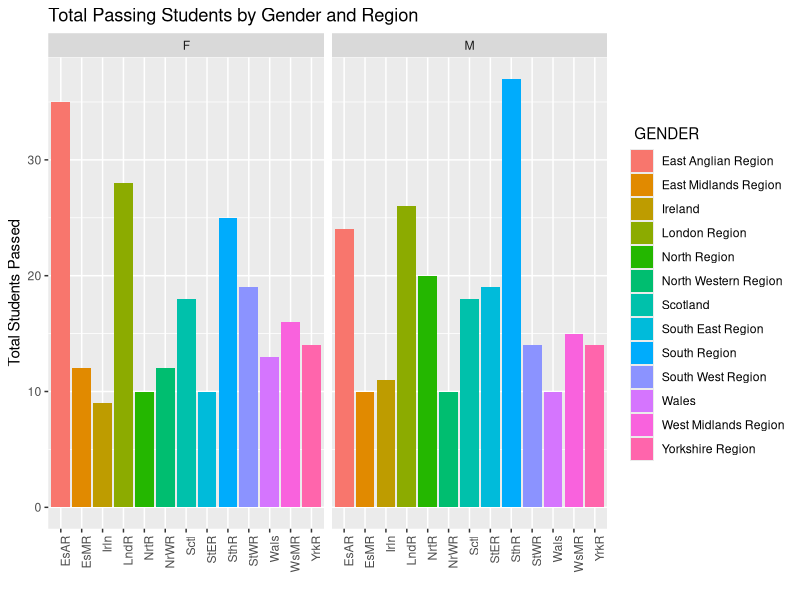
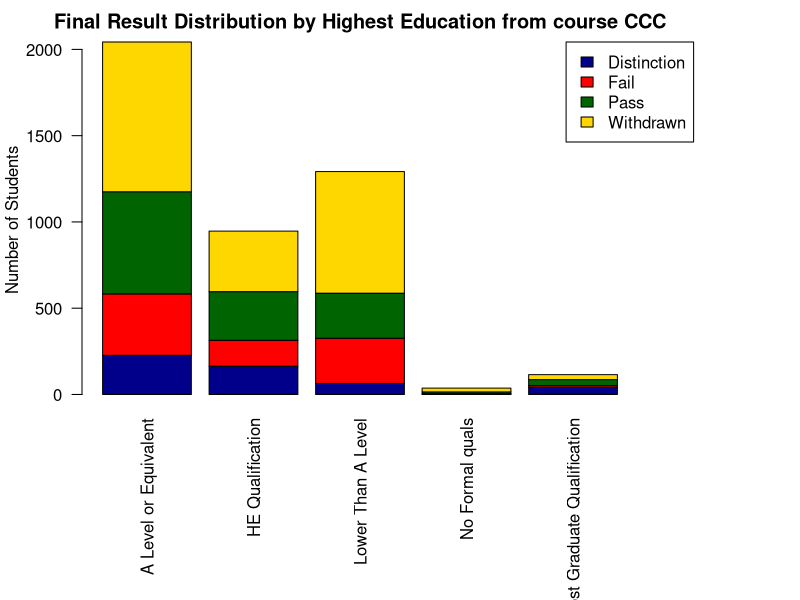

R code for these plots, in order:
## ---- chunk 1
knitr::opts_chunk$set(echo = FALSE)
## ---- chunk 2
    library(ggplot2)
    library(dplyr)
    studInfo <- read.csv("studentInfo.csv")
## ---- chunk 3
#studInfo <- read.csv("studentInfo.csv")
head(studInfo)
## ---- chunk 4

    new_df <- studInfo[sample(nrow(studInfo), 1000), ]
    new_df$isPassed <- ifelse(new_df$final_result == "Distinction" |
                                            new_df$final_result == "Pass", 1, 0)
    new_df$gender <- as.factor(new_df$gender)
    new_df$region <- as.factor(new_df$region)
    sum_table <- group_by(new_df, gender, region) %>% summarize(isPassed = sum(isPassed))
    
    p <- ggplot(sum_table, aes(region, isPassed, fill = region)) + geom_bar(stat = "identity")
    input_x1 <- toupper("gender")
    p <- p + ggtitle("Total Passing Students by Gender and Region ") + facet_grid( . ~ gender) + scale_x_discrete(labels = abbreviate) + theme(axis.text.x = element_text(angle = 90, hjust = 1))  + labs(y = "Total Students Passed", x = "") + guides(fill=guide_legend(title=paste("", input_x1)))
    print(p)
## ---- chunk 5
    infoModule <- studInfo[studInfo$code_module == "CCC",]
    count_res <- table(infoModule$final_result, infoModule$highest_education)
    colorList <- c("darkblue", "red", "darkgreen", "gold")                                      
    par(mar=c(10.1, 4.1, 2.1, 8.1), xpd=TRUE)
    barplot(count_res, 
            main="Final Result Distribution by Highest Education from course CCC", 
            ylab = "Number of Students", las = 2,
            col=colorList
    )
    legend("topright", inset=c(-0.1,0),
           legend = rownames(count_res),
           fill = colorList
    )
